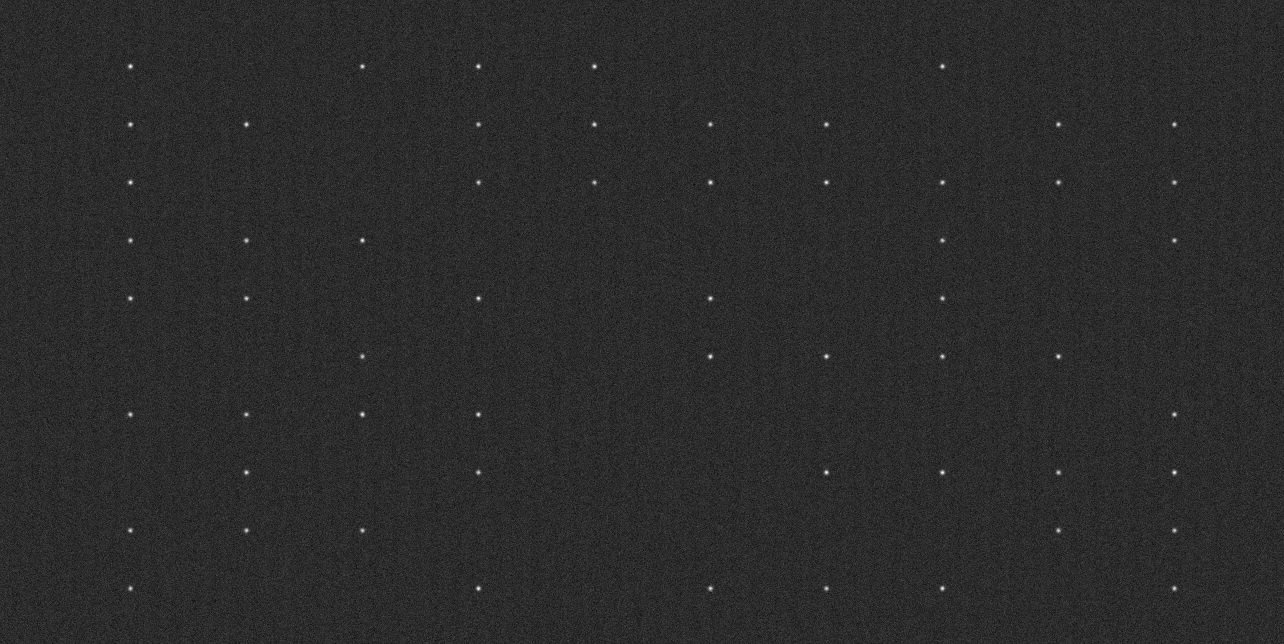
#> input picture figs/benchmark_angle_est/test_image.png, 1284 x 644 px
$ python -i extraction.py   (imports and definitions only)   (older library calls are emulated)
#> lines starting #> are read from the running program, lines starting #| are printed output that depends on the picture; after the words box and inside, x2 and y2 are one past the last pixel; in counts of white or black regions, pixels touching at a corner belong together
#> further down, picture is the input picture: shape (644, 1284, 3); min 0, max 255, mean 43.5
from __future__ import annotations
from typing import Tuple, Optional
import os
import numpy as np
import cv2
from PIL import Image
import seaborn as sns
import matplotlib.pyplot as plt
from matplotlib.patches import Polygon
from sklearn.cluster import KMeans

from .geometry import rotate_points_ccw


def _wrap_angle_deg(angle_deg: float) -> float:
    """Wrap arbitrary angle to [-90, 90)."""
    return ((angle_deg + 90.0) % 180.0) - 90.0


# [483 lines left out: functions _pca_axis_angle, fit_grid_and_assign, rotate_image, estimate_grid_rotation_pca, estimate_grid_rotation_vectorize, estimate_grid_rotation_diff_pca and 3 more, not called in this run]


def estimate_grid_rotation_fourier_img(img: np.ndarray, plot: bool = False) -> float:
#> called with plot = False
    if img.ndim == 3:
        img = cv2.cvtColor(img, cv2.COLOR_BGR2GRAY)
    img = img.astype(np.float32)
    h, w = img.shape
#> h = 644; w = 1284
    window = np.outer(np.hanning(h), np.hanning(w))
    img_win = img * window
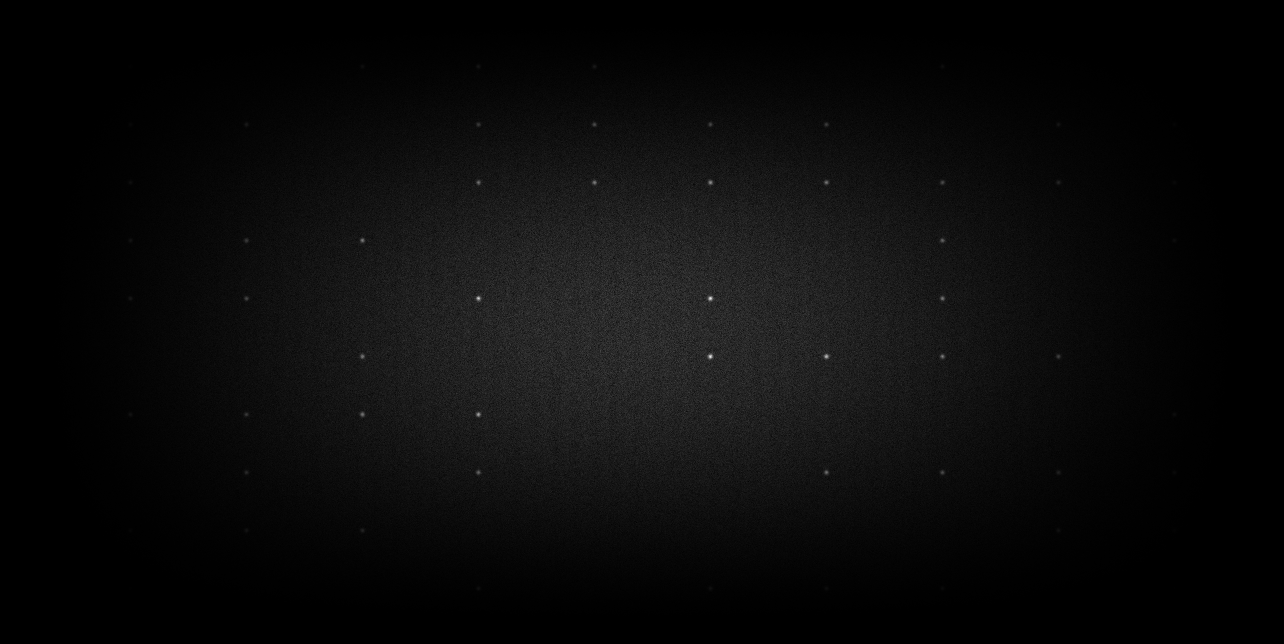
#> img_win: shape (644, 1284) float64; min 0, max 234.1, mean 10.9
    F = np.abs(np.fft.fftshift(np.fft.fft2(img_win)))
    F = np.log1p(F)
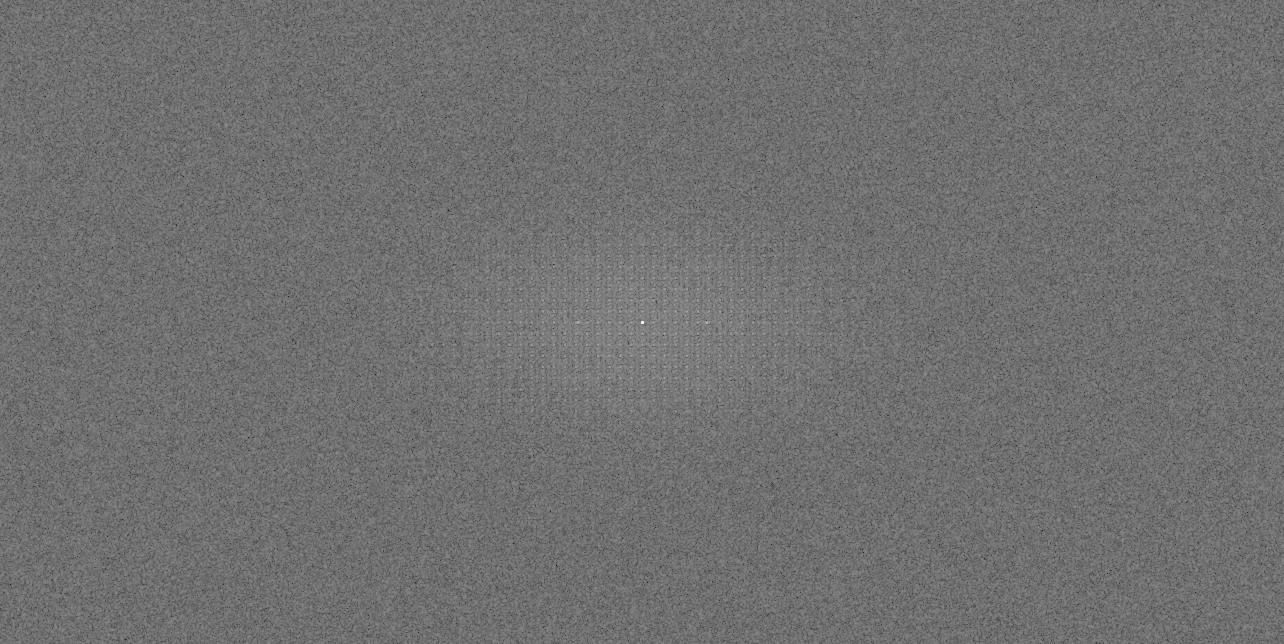
#> F: shape (644, 1284) float64; min 1.15, max 16.01, mean 7.71; drawn with min black and max white
    cy, cx = np.array(F.shape) // 2
#> cy = 322; cx = 642
    F[cy - 10 : cy + 11, cx - 10 : cx + 11] = 0
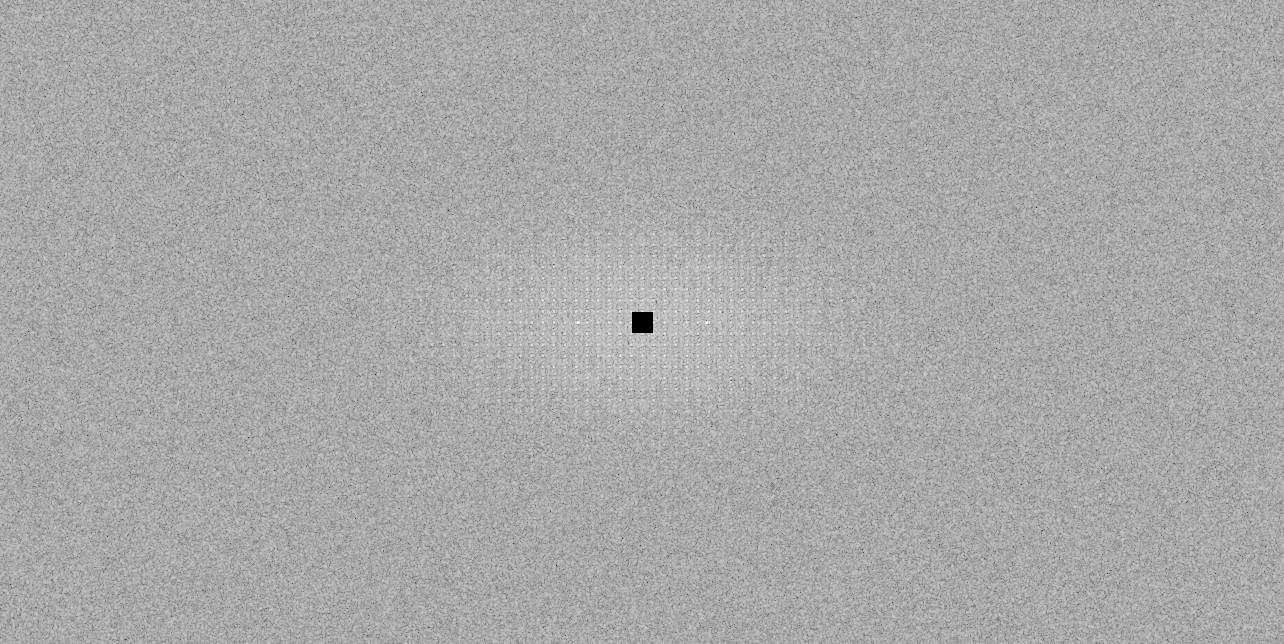
#> F: shape (644, 1284) float64; 0.05% of pixels changed, all inside (x1, y1, x2, y2) = (632, 312, 653, 333); drawn with min black and max white
    Y, X = np.indices(F.shape)
    angles = np.arctan2(Y - cy, X - cx)
    mags = F.ravel()
    angs = angles.ravel()
    bins = np.linspace(-np.pi / 2, np.pi / 2, 720)
    hist, _ = np.histogram(angs, bins=bins, weights=mags)
#> hist = 719 values, max 8793.8 at index 465, min 1594.2 at index 1, mean 4428.7
    angle_idx = np.argmax(hist)
#> angle_idx = 465
    angle_rad = (bins[angle_idx] + bins[angle_idx + 1]) / 2
#> angle_rad = 0.463
    angle_deg = np.degrees(angle_rad)
#> angle_deg = 26.54
    angle_deg = (angle_deg + 90) % 180 - 90
    if plot:
        os.makedirs("figs/estimation_tech/", exist_ok=True)
        sns.set_theme(style="whitegrid")
        fig, axs = plt.subplots(1, 3, figsize=(15, 5))
        axs[0].imshow(img, cmap="Blues")
        axs[0].axis("off")
        axs[0].set_title("Input image")
        axs[1].imshow(F, cmap="hot")
        axs[1].axis("off")
        axs[1].set_title("FFT spectrum (log)")
        axs[2].plot(np.degrees(bins[:-1]), hist, color="#fdae61")
        axs[2].axvline(angle_deg, color="r", linestyle="--", label=f"{angle_deg:.2f}°")
        axs[2].legend(loc="best", fontsize="small")
        plt.tight_layout()
        plt.savefig(
            "figs/estimation_tech/fft_image_rotation.svg", dpi=200, bbox_inches="tight"
        )
        plt.close()
    return angle_deg


# [51 lines left out: functions estimate_grid_rotation_fourier, inverse_rotate_centroids, not called in this run]


class Extractor:
    # ------------------------------------------------------------------
    # Portions of the Extractor implementation (this class and related
    # extraction helpers) were adapted from the `slmsuite` project and are
    # included here under the original MIT license. The slmsuite copyright
    # and license must be preserved in any redistributed copies of these
    # portions.
    #
    # Original source:
    #   slmsuite Developers (2021-2025), MIT License
    #   (see included header in this file and project-level LICENSE)
    #
    # Adaptation and integration: Sascha Benz (Ludwig-Maximilians-Universitaet
    # Muenchen / Ryd-Yb tweezer array group). Any modifications to the
    # adapted code are covered by the repository MIT license (see /LICENSE).
    # ------------------------------------------------------------------
    # [15 lines left out: function __init__, not called in this run]

    def extract(self, image):
        raise NotImplementedError

    # [151 lines left out: functions centroids_to_binary_grid, extract_estimate_rotate_and_assign, overlay_centroids, not called in this run]


class BlobDetection(Extractor):
    # [29 lines left out: function __init__, not called in this run]

    @staticmethod
    def _make_8bit(img):
        return cv2.normalize(img, None, 0, 255, cv2.NORM_MINMAX, dtype=cv2.CV_8U)

    # [86 lines left out: functions extract, subpixel_gaussian_centroid, _get_default_logger, not called in this run]

>>> import cv2
>>> picture = cv2.imread('../../../figs/benchmark_angle_est/test_image.png')
>>> result = estimate_grid_rotation_fourier_img(picture)
#> result = 26.54
